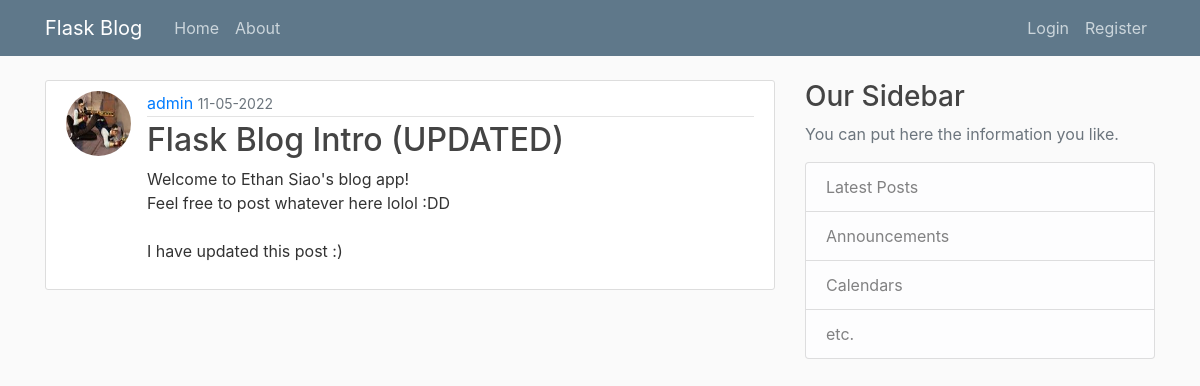
/post/1, run on the app's committed database.
### main_app/models.py (models this page shows, shortened)
class User(db.Model, UserMixin):
    id = db.Column(db.Integer, primary_key=True)
    username = db.Column(db.String(20), unique=True, nullable=False) # false null makes some sort of imput compulsory
    email = db.Column(db.String(120), unique=True, nullable=False)
    image_file = db.Column(db.String(20), nullable=False, default='default.jpg') # default profile picture is set if there's nothing
    password = db.Column(db.String(60), nullable=False)
    posts = db.relationship('Post', backref='author', lazy=True) # relationship (two way) pulls out information from User or Post class

class Post(db.Model):
    id = db.Column(db.Integer, primary_key=True)
    title = db.Column(db.String(100), nullable=False)
    date_posted = db.Column(db.DateTime, nullable=False, default=datetime.utcnow) # imported from datetime, sets date and time of post to that instant
    content = db.Column(db.Text, nullable=False)
    user_id = db.Column(db.Integer, db.ForeignKey('user.id'), nullable=False)

### main_app/routes.py (the view)
@app.route("/post/<int:post_id>") # integer for post id is unique for all posts
def post(post_id):
    post = Post.query.get_or_404(post_id) # get_or_404 either grabs post id or if none found, displays 404 error
    return render_template('post.html', title=post.title, post=post)

### main_app/templates/post.html (shortened to what this page needs)
{% extends "layout.html" %}
{% block content %}
    <article class="media content-section">
        <img class="rounded-circle article-img" src="{{ url_for('static', filename='profile_pics/' + post.author.image_file) }}">
        <div class="media-body">
            <div class="article-metadata">
                <a class-"mr-2" href="#"> {{ post.author.username }} </a>
                <small class="text-muted"> {{ post.date_posted.strftime('%d-%m-%Y') }} </small>
            </div>
            <h2 class="article-title"> {{ post.title }} </h2>
            <p class="article-content"> {{ post.content }} </p>
        </div>
    </article>
{% endblock content %}

### main_app/static/main.css (style rules this page uses)
body { background: #fafafa; color: #333333; margin-top: 5rem; }
h1, h2, h3, h4, h5, h6 { color: #444444; }
.content-section { background: #ffffff; padding: 10px 20px; border: 1px solid #dddddd; border-radius: 3px; margin-bottom: 20px; }
.article-title { color: #444444; }
.article-content { white-space: pre-line; }
.article-img { height: 65px; width: 65px; margin-right: 16px; }
.article-metadata { padding-bottom: 1px; margin-bottom: 4px; border-bottom: 1px solid #e3e3e3 }

### data on the page
User: image_file (picture), author.username "admin"
Post: date_posted "11-05-2022", title "Flask Blog Intro (UPDATED)", content "Welcome to Ethan Siao's blog app! Feel free to post whatever here lolol :DD I have updated this post :)"
